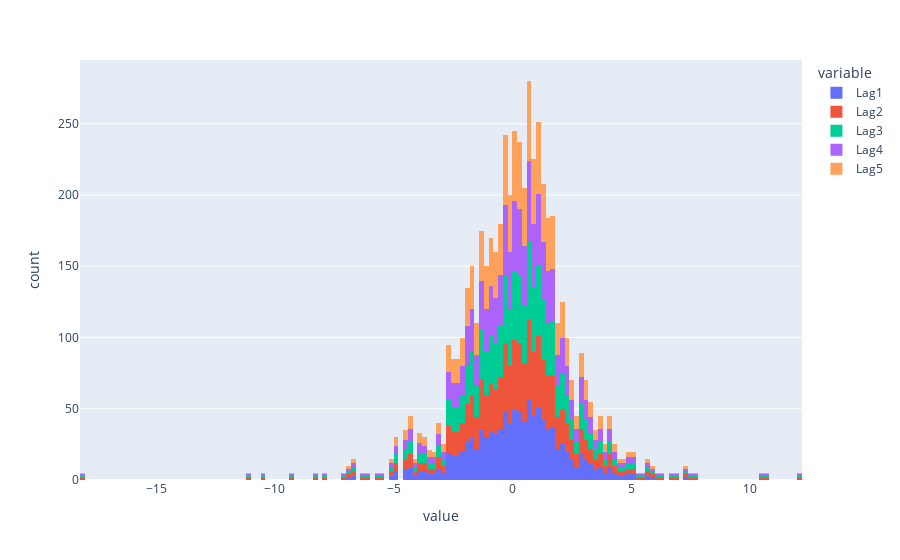

Notebook code cell kept with this figure:
### Code cell
px.histogram(
    df,
    x=["Lag1", "Lag2", "Lag3", "Lag4", "Lag5"],
)

### Figure 1 — Plotly figure (JSON) as saved in the notebook; plotly's stock layout.template omitted (floating-point values rounded to 4 significant figures; data arrays with more than 128 entries replaced by an {"elided": "..."} marker saying what was removed)
{"data": [{"alignmentgroup": "True", "bingroup": "x", "hovertemplate": "variable=Lag1<br>value=%{x}<br>count=%{y}<extra></extra>", "legendgroup": "Lag1", "marker": {"color": "#636efa", "pattern": {"shape": ""}}, "name": "Lag1", "offsetgroup": "Lag1", "orientation": "v", "showlegend": true, "type": "histogram", "x": {"elided": "1089 float values"}, "xaxis": "x", "yaxis": "y"}, {"alignmentgroup": "True", "bingroup": "x", "hovertemplate": "variable=Lag2<br>value=%{x}<br>count=%{y}<extra></extra>", "legendgroup": "Lag2", "marker": {"color": "#EF553B", "pattern": {"shape": ""}}, "name": "Lag2", "offsetgroup": "Lag2", "orientation": "v", "showlegend": true, "type": "histogram", "x": {"elided": "1089 float values"}, "xaxis": "x", "yaxis": "y"}, {"alignmentgroup": "True", "bingroup": "x", "hovertemplate": "variable=Lag3<br>value=%{x}<br>count=%{y}<extra></extra>", "legendgroup": "Lag3", "marker": {"color": "#00cc96", "pattern": {"shape": ""}}, "name": "Lag3", "offsetgroup": "Lag3", "orientation": "v", "showlegend": true, "type": "histogram", "x": {"elided": "1089 float values"}, "xaxis": "x", "yaxis": "y"}, {"alignmentgroup": "True", "bingroup": "x", "hovertemplate": "variable=Lag4<br>value=%{x}<br>count=%{y}<extra></extra>", "legendgroup": "Lag4", "marker": {"color": "#ab63fa", "pattern": {"shape": ""}}, "name": "Lag4", "offsetgroup": "Lag4", "orientation": "v", "showlegend": true, "type": "histogram", "x": {"elided": "1089 float values"}, "xaxis": "x", "yaxis": "y"}, {"alignmentgroup": "True", "bingroup": "x", "hovertemplate": "variable=Lag5<br>value=%{x}<br>count=%{y}<extra></extra>", "legendgroup": "Lag5", "marker": {"color": "#FFA15A", "pattern": {"shape": ""}}, "name": "Lag5", "offsetgroup": "Lag5", "orientation": "v", "showlegend": true, "type": "histogram", "x": {"elided": "1089 float values"}, "xaxis": "x", "yaxis": "y"}], "layout": {"barmode": "relative", "legend": {"title": {"text": "variable"}, "tracegroupgap": 0}, "margin": {"t": 60}, "xaxis": {"anchor": "y", "domain": [0, 1], "title": {"text": "value"}}, "yaxis": {"anchor": "x", "domain": [0, 1], "title": {"text": "count"}}}}
